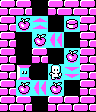

A 2D game scene composited from a Tiled map and its tileset images. What follows is a short description and the map's XML, with every tile layer's data as written:
An orthogonal 6x7 tile map with 16x16 px tiles, 1 tile layer (base).

<map version="1.5" tiledversion="1.5.0" orientation="orthogonal" renderorder="right-down" width="6" height="7" tilewidth="16" tileheight="16" infinite="0" nextlayerid="2" nextobjectid="1">
 <tileset firstgid="1" source="../../editor_tiles.tsx" />
 <layer id="1" name="base" width="6" height="7">
  <data encoding="csv">
1,1,0,1,1,1,
1,3,8,0,6,1,
1,0,3,11,0,1,
1,0,1,0,3,1,
1,5,0,2,9,1,
1,3,11,3,0,1,
1,1,0,1,1,1
</data>
 </layer>
</map>
